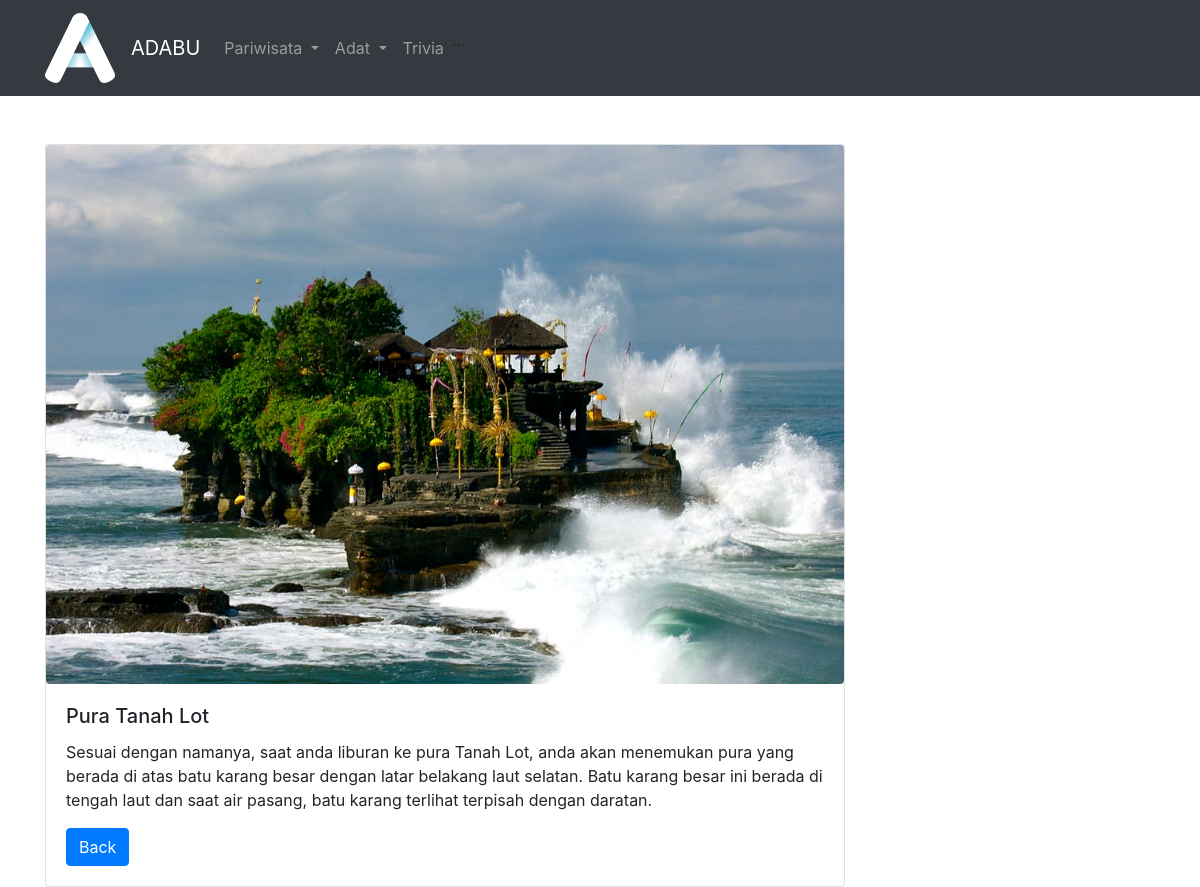
Screenshot of /public/bali/info/1 with the database file from the repository.
### tables this page shows
CREATE TABLE `dbbali` (
  `id` int(5) NOT NULL,
  `nama_wisata` varchar(200) NOT NULL,
  `keterangan` varchar(5000) NOT NULL,
  `gambar` varchar(100) NOT NULL
);

### app/core/Controller.php (called while the page is built, shortened)
<?php
class Controller{
    public function view($view, $data = [])
    {
        require_once '../app/views/' . $view . '.php';
    }
    public function model($model)
    {
        return new $model;
    }
}

### app/controllers/Bali.php (called while the page is built, shortened)
<?php
class Bali extends Controller{
    public function info($id)
    {
        $data['judul'] = 'more info';
        $data['pb'] = $this->model('Balipari_model')->getPariwisataById($id);
        $this->view('bali/info', $data);
    }
}

### app/core/App.php (called while the page is built, shortened)
<?php
class App{
    protected $method = 'index';
    protected $params = [];
    public function __construct()
    {
       $url = $this->parseURL();
       if ( file_exists('../app/controllers/' . $url[0] . '.php') ){
           unset($url[0]);
       }
       $this->controller = new $this->controller;
       if ( isset( $url[1] ) ){
           if (method_exists($this->controller, $url[1])){
               $this->method= $url[1];
               unset($url[1]);
           }
       }
       if (!empty($url)){
            $this->params = array_values($url);
       }
       call_user_func_array([$this->controller, $this->method], $this->params);
    }
    public function parseURL()
    {
        if ( isset ($_GET['url']) ){
            $url = rtrim($_GET['url'], '/');
            $url = filter_var($url, FILTER_SANITIZE_URL);
            $url = explode('/', $url);
            return $url;
        }
    }
}

### public/index.php (called while the page is built, shortened)
<?php
$app = new App;

### app/core/Database.php (called while the page is built, shortened)
<?php
class Database{
    private $host = DB_HOST;
    private $user = DB_USER;
    private $pass = DB_PASS;
    private $db_name = DB_NAME;
    private $dbh;
    private $stmt;
    public function __construct()
    {
        $dsn = 'mysql:host=' . $this->host . ';dbname=' . $this->db_name;
        $option = [
            PDO::ATTR_PERSISTENT => true,
            PDO::ATTR_ERRMODE => PDO::ERRMODE_EXCEPTION
        ];
        try{
            $this->dbh = new PDO($dsn, $this->user, $this->pass, $option);
        }catch(PDOException $e){
            die($e->getMessage());
        }
    }
    public function query($query)
    {
        $this->stmt = $this->dbh->prepare($query);
    }
    public function bind($param, $value, $type= null)
    {
        if( is_null($type)){
            switch(true){
                default :
                    $type = PDO::PARAM_STR;
            }
        }
        $this->stmt->bindValue($param, $value, $type);
    }
    public function execute()
    {
        $this->stmt->execute();
    }
    public function single()
    {
        $this->execute();
        return $this->stmt->fetch(PDO::FETCH_ASSOC);
    }
}

### app/models/Balipari_model.php (called while the page is built, shortened)
<?php
class Balipari_model{
    private $table = 'dbbali';
    private $db;
    public function __construct()
    {
      $this->db = new Database;
    }
    public function getPariwisataById($id)
    {
      $this->db->query('SELECT * FROM ' . $this->table . ' WHERE id=:id');
      $this->db->bind('id',$id);
      return $this->db->single();
    }
}

### app/views/bali/info.php (the view)
<div class="container mt-5">
    <div class="card" style="width: 50rem;">
    <img src="<?= BASEURL ;?>/img/gbrbali/<?=$data['pb']['gambar'] ?>" class="card-img-top rounded mx-auto d-block" alt="" width="300">
        <div class="card-body">
            <h5 class="card-title"><?=$data['pb']['nama_wisata'] ?></h5>
            <p class="card-text"><?=$data['pb']['keterangan'] ?></p>
            <a href="<?= BASEURL ;?>/bali" class="btn btn-primary">Back</a>
        </div>
    </div>
</div>

### rows the page displays
dbbali: gambar (picture), nama_wisata "Pura Tanah Lot", keterangan "Sesuai dengan namanya, saat anda liburan ke pura Tanah Lot, anda akan menemukan pura yang berada di atas batu karang besar dengan latar belakang laut selatan. Batu karang besar ini berada di tengah laut dan saat air pasang, batu karang terlihat terpisah dengan daratan."
